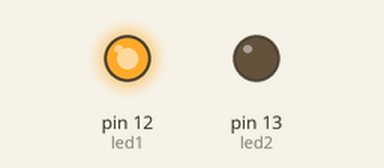
Recording of a sketch running on a simulated Arduino Uno, built with avr-gcc and run on an emulated ATmega328P. On the bench: output pins drawn as LEDs (lit = HIGH).

Above: at 0.5 s.
At 6.5 s:
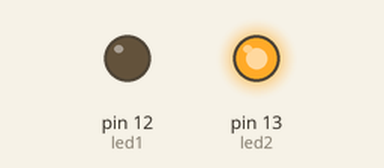
At 13.5 s:
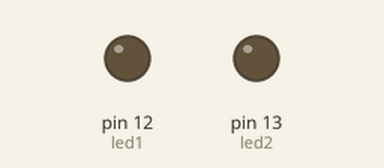
Timing chart, 0 to 15.6 s (numbered marks = the images above):
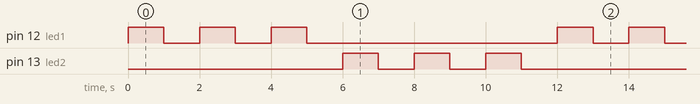

Measured:
- by itself, pin 12 (led1), pin 13 (led2): repeats every 12.0 s: 2 × (LOW 1.0 s, HIGH 1.0 s), LOW 7.0 s, HIGH 1.0 s
- by itself, everything shown: repeats every 12.0 s, in 12 steps

The sketch:

for.ino
```cpp
#define led1 12
#define led2 13

void setup() {
 pinMode(led1,OUTPUT);
 pinMode(led2,OUTPUT);
}

void loop() {
  for(int i=1; i<=3; i++){
  digitalWrite(led1,HIGH);
  delay(1000);
  digitalWrite(led1,LOW);
  delay(1000);}
  for(int i=1; i<=3; i++){
  digitalWrite(led2,HIGH);
  delay(1000);
  digitalWrite(led2,LOW);
  delay(1000);}
}
```
